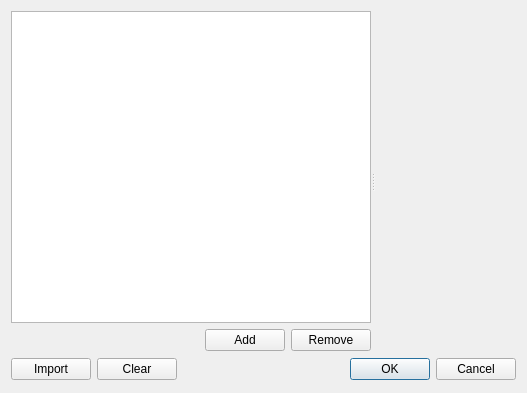
<?xml version="1.0" encoding="UTF-8"?>
<ui version="4.0">
 <class>InputConditionWidgetFunctionalDialog</class>
 <widget class="QDialog" name="InputConditionWidgetFunctionalDialog">
  <property name="geometry">
   <rect>
    <x>0</x>
    <y>0</y>
    <width>527</width>
    <height>393</height>
   </rect>
  </property>
  <property name="windowTitle">
   <string>Calculation Condition</string>
  </property>
  <layout class="QVBoxLayout" name="verticalLayout_2" stretch="1,0">
   <item>
    <widget class="QSplitter" name="splitter">
     <property name="orientation">
      <enum>Qt::Horizontal</enum>
     </property>
     <widget class="QWidget" name="layoutWidget">
      <layout class="QVBoxLayout" name="verticalLayout">
       <item>
        <widget class="QTableView" name="tableView">
         <property name="selectionMode">
          <enum>QAbstractItemView::ContiguousSelection</enum>
         </property>
        </widget>
       </item>
       <item>
        <layout class="QHBoxLayout" name="addremoveLayout">
         <item>
          <spacer name="addremoveSpacer">
           <property name="orientation">
            <enum>Qt::Horizontal</enum>
           </property>
           <property name="sizeHint" stdset="0">
            <size>
             <width>40</width>
             <height>20</height>
            </size>
           </property>
          </spacer>
         </item>
         <item>
          <widget class="QPushButton" name="addButton">
           <property name="text">
            <string>Add</string>
           </property>
          </widget>
         </item>
         <item>
          <widget class="QPushButton" name="removeButton">
           <property name="text">
            <string>Remove</string>
           </property>
          </widget>
         </item>
        </layout>
       </item>
      </layout>
     </widget>
     <widget class="QwtPlot" name="graphView" native="true"/>
    </widget>
   </item>
   <item>
    <layout class="QHBoxLayout" name="horizontalLayout">
     <item>
      <widget class="QPushButton" name="importButton">
       <property name="text">
        <string>Import</string>
       </property>
      </widget>
     </item>
     <item>
      <widget class="QPushButton" name="clearButton">
       <property name="text">
        <string>Clear</string>
       </property>
      </widget>
     </item>
     <item>
      <spacer name="buttonBarSpacer">
       <property name="orientation">
        <enum>Qt::Horizontal</enum>
       </property>
       <property name="sizeHint" stdset="0">
        <size>
         <width>40</width>
         <height>25</height>
        </size>
       </property>
      </spacer>
     </item>
     <item>
      <widget class="QDialogButtonBox" name="buttonBox">
       <property name="standardButtons">
        <set>QDialogButtonBox::Cancel|QDialogButtonBox::Ok</set>
       </property>
      </widget>
     </item>
    </layout>
   </item>
  </layout>
 </widget>
 <customwidgets>
  <customwidget>
   <class>QwtPlot</class>
   <extends>QWidget</extends>
   <header location="global">qwt_plot.h</header>
   <container>1</container>
  </customwidget>
 </customwidgets>
 <resources/>
 <connections>
  <connection>
   <sender>clearButton</sender>
   <signal>clicked()</signal>
   <receiver>tableView</receiver>
   <slot>reset()</slot>
   <hints>
    <hint type="sourcelabel">
     <x>165</x>
     <y>361</y>
    </hint>
    <hint type="destinationlabel">
     <x>146</x>
     <y>201</y>
    </hint>
   </hints>
  </connection>
 </connections>
</ui>
